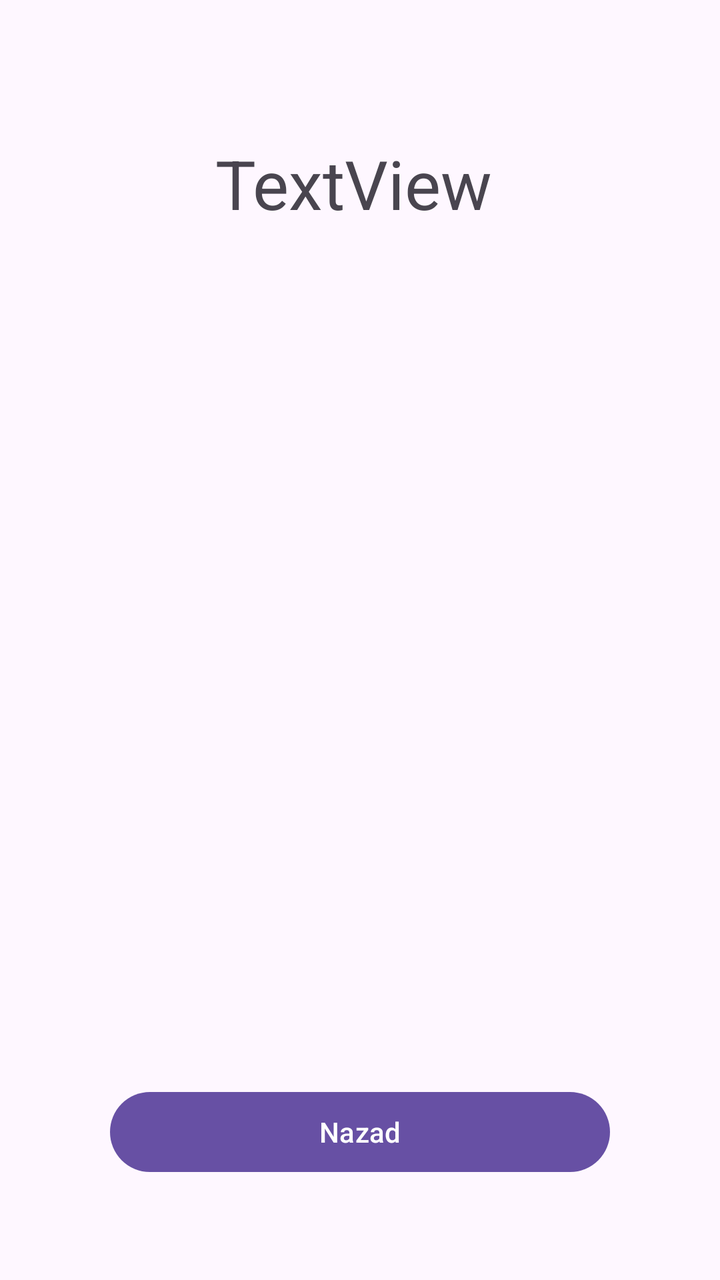
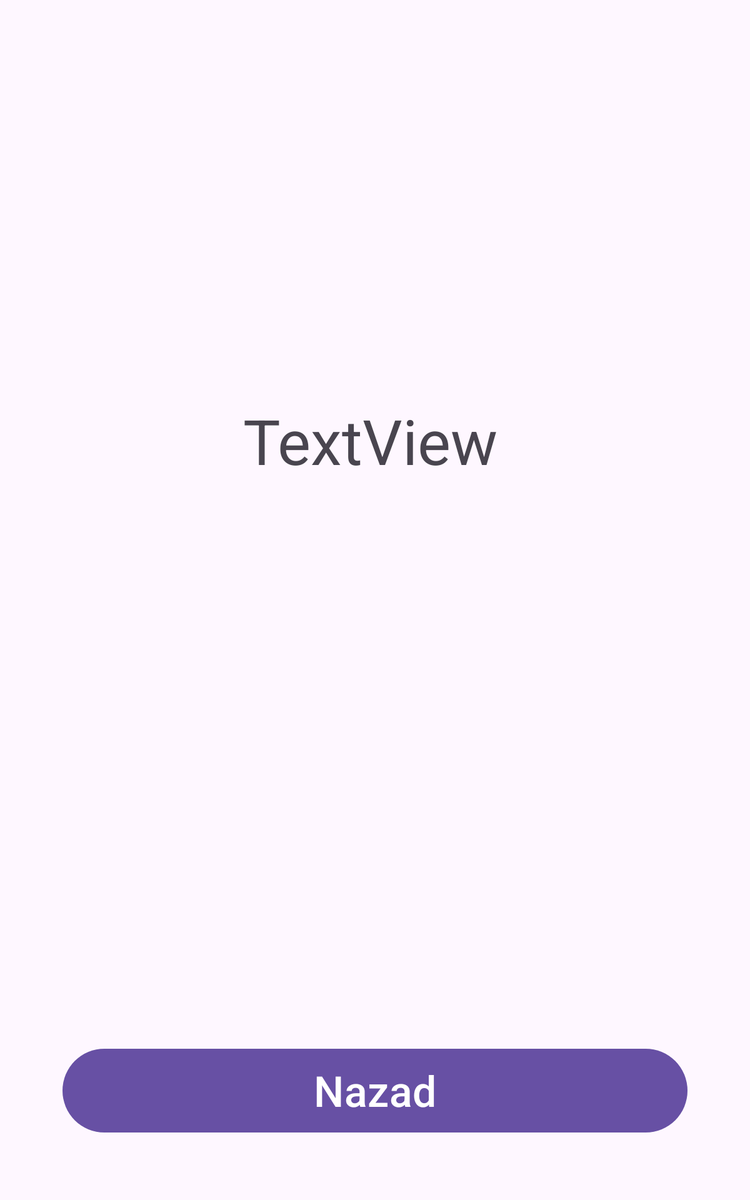

An Android layout and its configuration variant, each rendered on a device that would load it. The default file and the variant file are quoted in full after the pictures.
<!-- AndroidManifest.xml: application theme Theme.Projekat -->
<!-- res/layout/activity_omiljene_lokacije.xml -->
<?xml version="1.0" encoding="utf-8"?>
<androidx.constraintlayout.widget.ConstraintLayout xmlns:android="http://schemas.android.com/apk/res/android"
    xmlns:app="http://schemas.android.com/apk/res-auto"
    xmlns:tools="http://schemas.android.com/tools"
    android:id="@+id/main"
    android:layout_width="match_parent"
    android:layout_height="match_parent"
    tools:context=".OmiljeneLokacijeActivity">

    <Button
        android:id="@+id/btnNazad4"
        android:layout_width="250dp"
        android:layout_height="wrap_content"
        android:layout_marginStart="50dp"
        android:layout_marginEnd="50dp"
        android:layout_marginBottom="50dp"
        android:text="Nazad"
        app:layout_constraintBottom_toBottomOf="parent"
        app:layout_constraintEnd_toEndOf="parent"
        app:layout_constraintStart_toStartOf="parent" />

    <ScrollView
        android:id="@+id/svOmiljeneLokacije"
        android:layout_width="408dp"
        android:layout_height="398dp"
        android:layout_marginStart="2dp"
        android:layout_marginTop="80dp"
        android:layout_marginEnd="2dp"
        android:layout_marginBottom="80dp"
        app:layout_constraintBottom_toTopOf="@id/btnNazad4"
        app:layout_constraintEnd_toEndOf="parent"
        app:layout_constraintHorizontal_bias="0.571"
        app:layout_constraintStart_toStartOf="parent"
        app:layout_constraintTop_toTopOf="parent"
        app:layout_constraintVertical_bias="0.692">

        <TextView
            android:id="@+id/tvOmiljeneLokacije"
            android:layout_width="match_parent"
            android:layout_height="wrap_content"
            android:text="TextView"
            android:textAlignment="center"
            android:textSize="34sp" />
    </ScrollView>
</androidx.constraintlayout.widget.ConstraintLayout>
<!-- resources referenced by this layout -->
<resources>
  <!-- from res/values-v23/ -->
  <style name="Theme.Projekat" parent="Base.Theme.Projekat">
      
      <item name="android:navigationBarColor">@android:color/transparent</item>
      <item name="android:statusBarColor">@android:color/transparent</item>
      <item name="android:windowLightStatusBar">?attr/isLightTheme</item>
    </style>
  <style name="Base.Theme.Projekat" parent="Theme.Material3.DayNight.NoActionBar">
          
          
      </style>
</resources>
<!-- res/layout-sw600dp/activity_omiljene_lokacije.xml (the repository's variant of the layout above) -->
<!-- drawn on a 7-inch tablet held upright -->
<?xml version="1.0" encoding="utf-8"?>
<androidx.constraintlayout.widget.ConstraintLayout xmlns:android="http://schemas.android.com/apk/res/android"
    xmlns:app="http://schemas.android.com/apk/res-auto"
    xmlns:tools="http://schemas.android.com/tools"
    android:id="@+id/main"
    android:layout_width="match_parent"
    android:layout_height="match_parent"
    tools:context=".OmiljeneLokacijeActivity">

    <Button
        android:id="@+id/btnNazad4"
        android:layout_width="500dp"
        android:layout_height="75dp"
        android:layout_marginStart="50dp"
        android:layout_marginEnd="50dp"
        android:layout_marginBottom="50dp"
        android:text="Nazad"
        android:textSize="34sp"
        app:layout_constraintBottom_toBottomOf="parent"
        app:layout_constraintEnd_toEndOf="parent"
        app:layout_constraintStart_toStartOf="parent" />

    <ScrollView
        android:id="@+id/svOmiljeneLokacije"
        android:layout_width="1259dp"
        android:layout_height="378dp"
        android:layout_marginStart="2dp"
        android:layout_marginTop="80dp"
        android:layout_marginEnd="2dp"
        android:textAlignment="center"
        app:layout_constraintBottom_toTopOf="@+id/btnNazad4"
        app:layout_constraintEnd_toEndOf="parent"
        app:layout_constraintHorizontal_bias="0.507"
        app:layout_constraintStart_toStartOf="parent"
        app:layout_constraintTop_toTopOf="parent"
        app:layout_constraintVertical_bias="0.634">

        <TextView
            android:id="@+id/tvOmiljeneLokacije"
            android:layout_width="match_parent"
            android:layout_height="wrap_content"
            android:text="TextView"
            android:textAlignment="center"
            android:textSize="50sp" />
    </ScrollView>
</androidx.constraintlayout.widget.ConstraintLayout>
